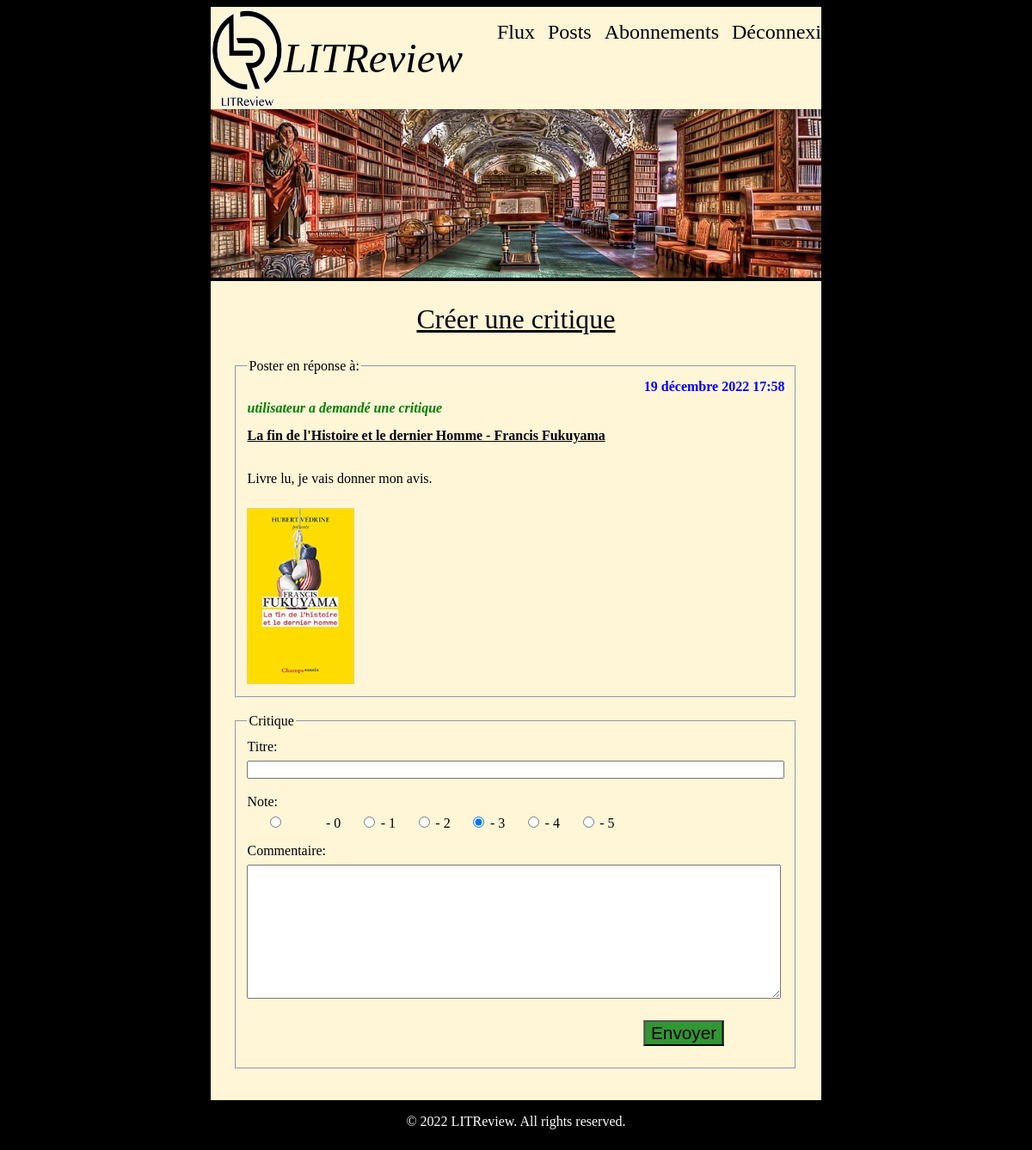
Page /review/answer/2 (signed in) on the committed database.
### blog/models.py (models this page shows, shortened)
class Ticket(models.Model):
    user = models.ForeignKey(to=User, null=False, on_delete=models.CASCADE)
    title = models.fields.CharField(max_length=128)
    description = models.fields.CharField(max_length=2048, blank=True)
    time_created = models.DateTimeField(auto_now=True)
    image = models.ImageField(null=True, blank=True)

class User(AbstractUser):
    pass

### blog/views.py (the view, shortened to what this page needs)
# urls.py: path('review/answer/<int:id>', views.review_answer, name="review_answer"),
@login_required
def review_answer(request, id):
    current_user = request.user
    try:
        tick = Ticket.objects.get(id=id)
    except Ticket.DoesNotExist:
        return redirect("flux")
    form = forms.ReviewModifyForm()
    return render(request, 'blog/review_answer.html',
                  {'css_name': 'blog/review_answer.css',
                   'page_title': 'LITReview - Answer review',
                   'nav_bar': 'true',
                   'form_add': form,
                   'tick_title': tick.title,
                   'tick_description': tick.description,
                   'tick_image_url': tick.image.url,
                   'tick_time_created': tick.time_created,
                   'tick_user': tick.user.username,
                   'tick_id': id})

### blog/forms.py
class ReviewModifyForm(forms.Form):
    headline = forms.CharField(max_length=128)
    body = forms.CharField(max_length=8192)
    rating = forms.CharField(max_length=10)

### blog/templates/blog/review_answer.html (shortened to what this page needs)
{% extends 'blog/base.html' %}
{% block content %}
    <section id="my_container">
        <div id="form">
                <h2>Créer une critique</h2>
                <fieldset>
                    <legend>Poster en réponse à:</legend>
                    <div id="date_time">
                        {{ tick_time_created }}
                    </div>
                    <p id="asking">
                        {{ tick_user }} a demandé une critique
                    </p>
                    <p id="book_title">
                        {{ tick_title }}
                    </p>
                    <br />
                    <p>
                        {{ tick_description }}
                    </p>
                    <br />
                    <img src="{{ tick_image_url }}" id="book_img"/>
                </fieldset>
                <br />
            <form method="post" enctype="multipart/form-data" action="{% url 'review_answer' tick_id %}">
                <fieldset>
                    <legend>Critique</legend>
                    <label for="review_title">Titre:</label>
                    <input type="text" name="{{ form_add.headline.html_name }}" id="review_title" size="75"
                           maxlength="{{ form_add.headline.field.max_length }}" value="{{ rev_headline }}" required autofocus/>
                    <br />
                    <br />
                    Note:
                   <p>
                       <input type="radio" name="{{ form_add.rating.html_name }}" value="0" id="radio0" /> <label for="radio0"> - 0</label>
                       <input type="radio" name="{{ form_add.rating.html_name }}" value="1" id="radio1" /> <label for="radio1"> - 1</label>
                       <input type="radio" name="{{ form_add.rating.html_name }}" value="2" id="radio2" /> <label for="radio2"> - 2</label>
                       <input type="radio" name="{{ form_add.rating.html_name }}" value="3" id="radio3" checked/> <label for="radio3"> - 3</label>
                       <input type="radio" name="{{ form_add.rating.html_name }}" value="4" id="radio4" /> <label for="radio4"> - 4</label>
                       <input type="radio" name="{{ form_add.rating.html_name }}" value="5" id="radio5" /> <label for="radio5"> - 5</label>
                   </p>
                    <label for="review_comment">Commentaire:</label>
                    <textarea name="{{ form_add.body.html_name }}" id="review_comment" rows="10" cols="75"
                    maxlength="{{ form_add.body.field.max_length }}"></textarea>
                    <button id="send_button" type="submit"> Envoyer </button>
                </fieldset>
            </form>
        </div>
    </section>
{% endblock %}

### blog/static/blog/review_answer.css (style rules this page uses)
#page_body { background-color: black; }
#book_img { border: none; width: 20%; }
#my_container { background-color: rgb(255,245,215); display: flex; flex-direction: row; justify-content: space-around; }
#form { background-color: rgb(255,245,215); display: table; }
#form p { display: table-row; line-height : 200%; }
#form label { display: table-cell; line-height : 200%; }
#form input { display: table-cell; }
#date_time { display: flex; flex-direction: row; justify-content: right; font-weight: bold; color: blue; }
#asking { font-weight: bold; font-style: italic; color: green; }
#book_title { font-weight: bold; text-decoration: underline; }
h2 { text-align: center; font-size: 2.0em; color: black; font-family: "Times New Roman", Times, serif; font-weight: normal; text-decoration: underline; }
input[type="radio"] { margin: 0 0.5em 0 2.0em; }
#send_button { font-size: 1.3em; transform: translate(500%, -50%); background-color: rgb(50,150,50); color: black; }

### rows in the picture
Ticket: time_created "19 décembre 2022 17:58", title "La fin de l'Histoire et le dernier Homme - Francis Fukuyama", description "Livre lu, je vais donner mon avis."
User: username "utilisateur"
